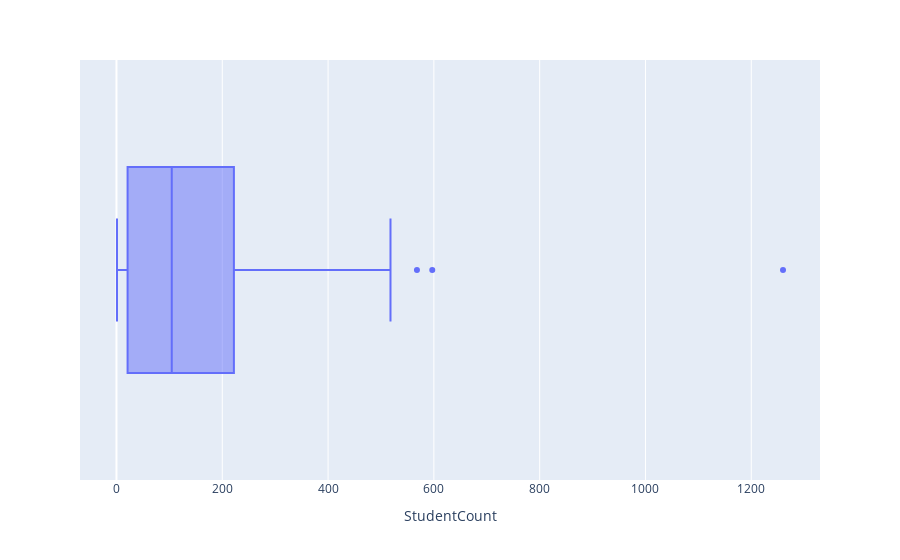

The notebook cell saved with this chart:
### Code cell
# graph box plot for normalized value
fig = px.box(df10, x="StudentCount")
fig.show()

### Figure 1 — Plotly figure (JSON) as saved in the notebook; plotly's stock layout.template omitted (floating-point values rounded to 4 significant figures; data arrays with more than 128 entries replaced by an {"elided": "..."} marker saying what was removed)
{"data": [{"alignmentgroup": "True", "hovertemplate": "StudentCount=%{x}<extra></extra>", "legendgroup": "", "marker": {"color": "#636efa"}, "name": "", "notched": false, "offsetgroup": "", "orientation": "h", "showlegend": false, "type": "box", "x": {"elided": "134 int values"}, "x0": " ", "xaxis": "x", "y0": " ", "yaxis": "y"}], "layout": {"boxmode": "group", "legend": {"tracegroupgap": 0}, "margin": {"t": 60}, "xaxis": {"anchor": "y", "domain": [0, 1], "title": {"text": "StudentCount"}}, "yaxis": {"anchor": "x", "domain": [0, 1]}}}
